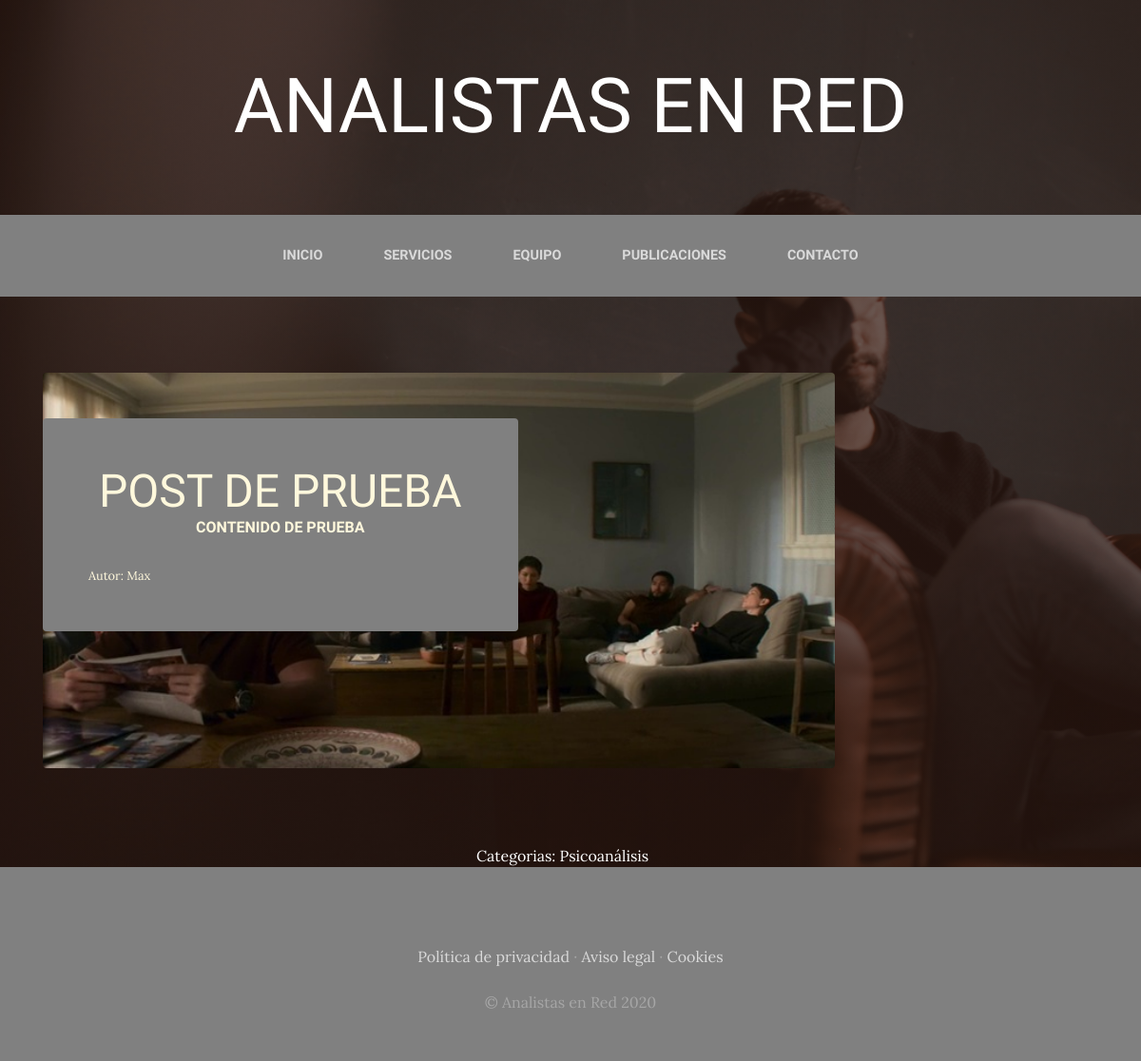
Screenshot of /blog/categoria/2/ with the database file from the repository.
### blog/models.py (models this page shows, shortened)
class Post(models.Model):
        titulo=models.CharField(max_length=50)
        contenido=models.TextField()
        imagen=models.ImageField(upload_to='blog', null=True, blank=True)
        autor=models.ForeignKey(User, on_delete=models.CASCADE)
        categorias=models.ManyToManyField(Categoria)
        creado=models.DateTimeField(auto_now_add=True)
        actualizado=models.DateTimeField(auto_now_add=True)
        class Meta:
            verbose_name="post"
            verbose_name_plural="posts"

class Categoria(models.Model):
        nombre=models.CharField(max_length=50)
        creado=models.DateTimeField(auto_now_add=True)
        actualizado=models.DateTimeField(auto_now_add=True)
        class Meta:
            verbose_name="categoria"
            verbose_name_plural="categorias"

### blog/views.py (the view)
# urls.py: path("categoria/<int:categoria_id>/", views.categoria, name="categoria"),
def categoria(request, categoria_id):
    categoria=Categoria.objects.get(id=categoria_id)
    posts=Post.objects.filter(categorias=categoria)
    return render(request, "blog/categoria.html", {"categoria": categoria, "posts": posts})

### blog/templates/blog/categoria.html (shortened to what this page needs)
<!DOCTYPE html>
<html lang="en" dir="ltr">
  <head>
  </head>
  <body>
    {% extends "AerApp/base.html" %}
    {% load static %}
    {% block content %}
      {% for post in posts %}
      <section class="page-section clearfix">
       <div class="container">
         <div class="intro">
           <div class="intro-text left-0 text-center bg-faded p-5 rounded">
             <h2 class="section-heading mb-4" >
               <span class="section-heading-lower">{{post.titulo}}</span>
               <span class="section-heading-upper">{{post.contenido}}</span>
             </h2>
             <div style="text-align: left; font-size: 0.8em"  class="">
               Autor: {{post.autor}}
             </div>
           </div>
         </div>
       </div>
     </section>
      {% endfor %}
      <section>
        <div style="width: 75%; margin: auto; text-align: center; color: white" class="">
          Categorias:
          {% for post in posts %}
            {% for categoria in post.categorias.all %}
              {{categoria.nombre}} &nbsp;&nbsp;&nbsp;
            {% endfor %}
          {% endfor %}
        </div>
      </section>
    {% endblock %}

### AerApp/static/AerApp/css/gestion.css (style rules this page uses)
body { font-family: 'Lora'; background: linear-gradient(rgba(47, 23, 15, 0.65), rgba(47, 23, 15, 0.65)), url("../img/bg_main.jpg"); background-attachment: fixed; background-position: center; background-size: cover; }
h1, h2, h3, h4, h5, h6 { font-family: 'Raleway'; }
.page-section { margin-top: 5rem; margin-bottom: 5rem; }
.section-heading { text-transform: uppercase; }
.section-heading .section-heading-upper { display: block; font-size: 1rem; font-weight: 800; padding-bottom:.5rem; }
.section-heading .section-heading-lower { display: block; font-size: 3rem; font-weight: 100; }
.bg-faded { background-color: rgba(255, 255, 255, 0.85); }
.intro { position: relative; }
@media (min-width: 992px) { .intro .intro-text { left: 600; width: 60%; margin-top: 3rem; background-color: gray; color: cornsilk; position: absolute; } }
@media (min-width: 1200px) { .intro .intro-text { width: 45%; } }

### rows the page displays
Post: titulo "POST DE PRUEBA", contenido "CONTENIDO DE PRUEBA", autor "Max"
Categoria: nombre "Psicoanálisis"
